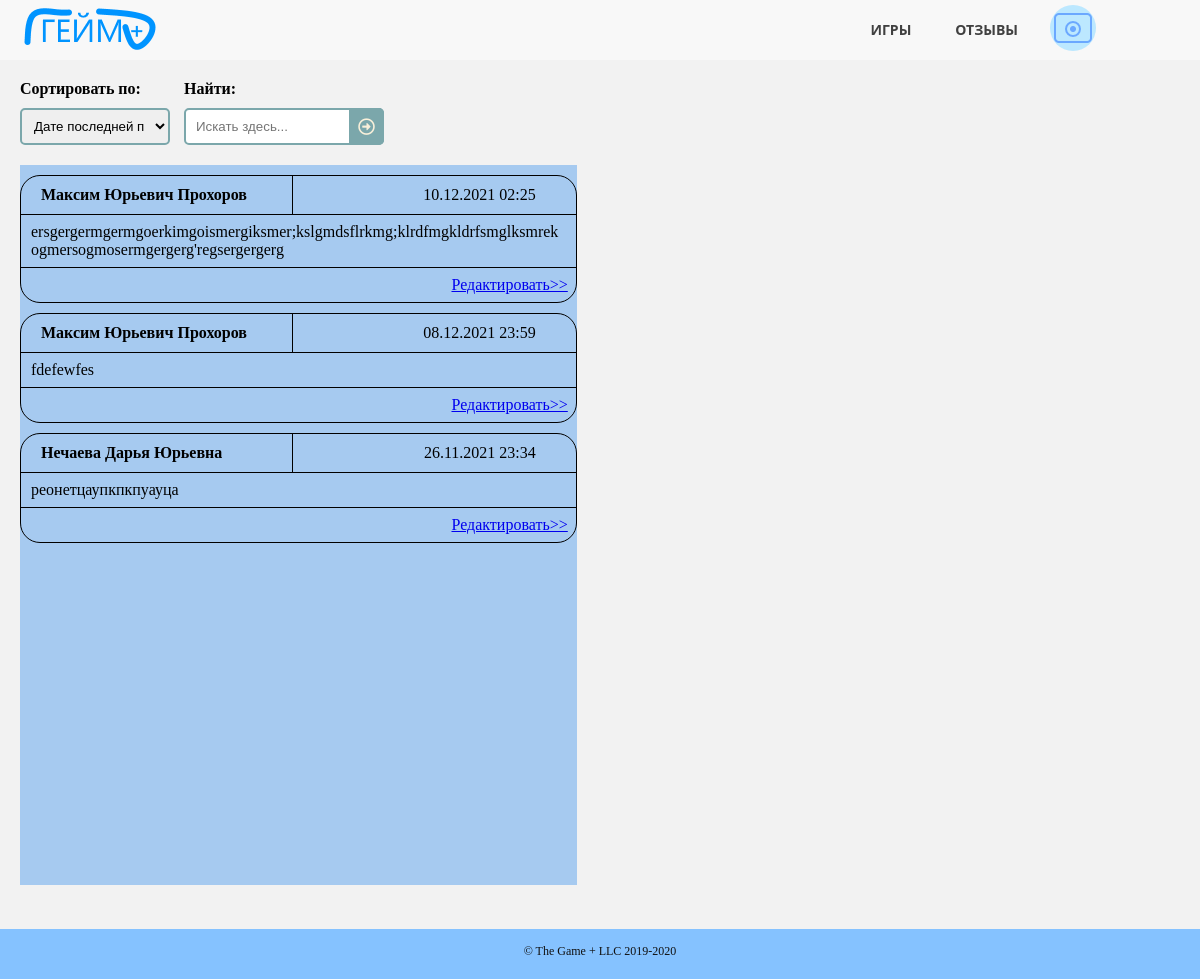
/reviews.html, run on the app's committed database.
### gameplusapp/models.py (models this page shows)
class Review(models.Model):
    client_id = models.ForeignKey(Employee, on_delete=models.CASCADE)
    review_text = models.CharField(max_length=200)
    public_date = models.DateTimeField(default=timezone.now())
    class Meta:
        ordering = ["-public_date"]

class Employee(models.Model):
    MY_CHOICES = (
        ('a', 'Админ'),
        ('m', 'Мастер'),
        ('c', 'Клиент')
    )
    full_name = models.CharField(max_length=50)
    phone = models.CharField(max_length=11)
    access_level = models.CharField(max_length=1, choices=MY_CHOICES)
    email = models.CharField(max_length=30)
    login = models.CharField(max_length=30, unique=True)
    password = models.CharField(max_length=30)
    reg_date = models.DateTimeField(default=timezone.now())
    avatar = models.ImageField(upload_to="static/images/users", null=True, blank=True)
    class Meta:
        ordering = ["-reg_date"]
    def __str__(self):
        return self.full_name

### gameplusapp/views.py (the view, shortened to what this page needs)
# urls.py: path('reviews.html', ReviewsPage.as_view()),
class ReviewsPage(View):
    def get(self, request):
        g_avatar = None
        if "id_user" in request.session:
            link = "confirm_exit.html"
            log = "Выйти"
            g_avatar = get_del_account(request.session["id_user"]).avatar
        else:
            link = "login.html"
            log = "Войти\Регистрация"
        message = ''
        if "message" in request.session:
            if request.session["message"] == True:
                message = 'Доступ запрещён'
                request.session["message"] = False
        enable = 0
        mod = "Оставить"
        g_reviews = get_reviews()
        form = ReviewsForm()
        filtred = ReviewsFilterForm(request.GET)
        if filtred.is_valid():
            if filtred.cleaned_data["search"]:
                g_reviews = g_reviews.filter(review_text__iregex=filtred.cleaned_data["search"])
            if filtred.cleaned_data["ordering"]:
                g_reviews = g_reviews.order_by(filtred.cleaned_data["ordering"])
        context = {
            'g_reviews': g_reviews,
            'filtred': filtred,
            'form': form,
            'mod': mod,
            'link': link,
            'log': log,
            'enable': enable,
            'message': message,
            'g_avatar': g_avatar
        }
        return render(request, 'reviews.html', context=context)

### gameplusapp/forms.py
class ReviewsFilterForm(forms.Form):
    ordering = forms.ChoiceField(required=False, widget=forms.Select(attrs={
        'class': 'sortsel'
    }), choices=[
        ["-public_date", "Дате последней публикации"],
        ["public_date", "Дате первой публикации"]
    ])
    search = forms.CharField(label="Найти:", required=False, widget=forms.TextInput(attrs={
        'placeholder': 'Искать здесь...'
    }))

class ReviewsForm(forms.ModelForm):
    class Meta:
        model = Review
        fields = ['review_text']
        widgets = {
            "review_text": forms.Textarea(attrs={
                'placeholder': 'Пишите свои пожелания и замечания для улучшения нашего сервиса, делитесь впечатлениями'
            })
        }

### gameplusapp/function.py (called while the page is built)
def get_reviews():
    reviews = Review.objects.all()
    return reviews

### gameplusapp/templates/reviews.html (shortened to what this page needs)
<!DOCTYPE HTML>
<html>
	<head>
		<link rel="stylesheet" href="../static/css/pattern.css" />
		<link rel="stylesheet" href="../static/css/reviews.css" />
	</head>
	<body>
		<header>
		  <nav>
		      <a href="/" class="logo"><img src="../static/images/logo.png" alt="логотип"></a>
			  <ul class="topmenu">
				<li><a href="/games.html">Игры</a></li>
				<li><a href="/reviews.html">Отзывы</a></li>
				<li><a class="submenu-link">
					{% if g_avatar == '' or g_avatar == None %}
					<img src="../static/images/avatar.png" alt="отсутствует аватарка">
					{% else %}
					<img src="../{{ g_avatar }}" alt="аватарка">
					{% endif %}
				</a>
				</li>
			  </ul>
		  </nav>
		</header>
		<section class="selections">
			<div class="functions">
				<form class="searchform" method="get">
					<div class="sortblock">
						<p><strong>Сортировать по:</strong></p>
						<p>{{ filtred.ordering }}</p>
					</div>
					<div class="searchblock">
						<p><strong>Найти:</strong></p>
						<p>{{ filtred.search }}
						<button type="submit"></button></p>
					</div>
				</form>
			</div>
		</section>
		<section class="allreviews">
			<div class="lists">
				<div class="reviews">
					{% for review in g_reviews %}
					{% include 'review_one.html' %}
					{% endfor %}
				</div>
			</div>
		</section>
	</body>
	<footer>
		<div class="copyright">
			<span>&copy; The Game + LLC 2019-2020</span>
		</div>
	</footer>
</html>

### gameplusapp/templates/review_one.html
{% block content %}
<div class="revone">
    <div class="revtag">
        <div class="revname">
            <p>{{ review.client_id }}</p>
        </div>
        <div class="revdate">
            <p>{{ review.public_date|date:"d.m.Y H:i" }}</p>
        </div>
    </div>
    <div class="revother">
        <div class="revrate">
            <p>{{ review.review_text }}</p>
        </div>
    </div>
    <div class="revchange">
        <div class="more">
            <a href="/reviews.html/{{ review.id }}">Редактировать>></a>
        </div>
    </div>
</div>
{% endblock %}

### gameplusapp/static/css/pattern.css (style rules this page uses)
* { box-sizing: border-box; }
html { height: 100%; }
body { position:relative; min-height: 100%; margin: 0; background: #f2f2f2; }
header { position: relative; min-height: 60px; padding-top: 5px; background: rgba(255,255,255, .4); text-align: center; z-index: 1; }
header a { text-decoration: none; outline: none; display: inline-block; transition: .3s ease-in-out; }
.logo { float: left; color: #D5B45B; font-family: 'Playfair Display', serif; font-size: 2.5em; }
nav { display: block; padding: 0 20px; }
nav ul { list-style: none; margin: 0; padding: 0; float: right; }
.topmenu:after { content: ""; display: table; clear: both; }
.topmenu > li { width: 25%; float: left; position: relative; font-family: 'Open Sans', sans-serif; }
.topmenu > li > a { text-transform: uppercase; font-size: 14px; font-weight: bold; color: #404040; padding: 15px 30px; }
.submenu-link { padding: 0 30px !important; margin-left: 10px; }
.submenu-link > img { width: 46px; height: 46px; border-radius: 50%; object-fit:cover; }
footer { position:absolute; bottom: -50px; width: 100%; height: 50px; padding-top: 15px; background: #85c2ff; }
.copyright { font-size: 12px; text-align: center; color: #111111; }

### gameplusapp/static/css/reviews.css (style rules this page uses)
section { display: block; }
.functions { padding: 10px 20px 5px 20px; }
.sortblock, .searchblock, .back, .reviews, .feedback { display: inline-block; }
.sortblock { margin-right: 10px; }
.sortblock > p, .searchblock > p, .back > p { position: relative; margin: 10px 0; }
.sortsel { padding: 8px; border: 2px solid #7BA7AB; border-radius: 5px; width: 150px; }
.searchblock > p > input { width: 100%; padding: 9px 9px 9px 10px; border: 2px solid #7BA7AB; border-radius: 5px; outline: none; }
.searchblock > p > button { position: absolute; top: 0; right: 0px; padding: 9px; border: none; background: #7BA7AB; border-radius: 0 5px 5px 0; cursor: pointer; }
.searchblock > p > button:before { content: "\f35a"; font-family: 'Font Awesome 5 Free'; font-size: 17px; color: #F9F0DA; }
.lists { padding: 5px 20px 40px 20px; }
.reviews, .feedback { width: 48%; height: 720px; }
.reviews { background-color: #A6CAF0; background-attachment: local; overflow: auto; }
.revone { margin: 10px 0; border: 1px solid black; border-radius: 20px; }
.revtag, .revother { border-bottom: 1px solid black; }
.revtag, .revother, .revchange { display: table; width: 100%; margin-left: 0; margin-right: 0; }
.revtag > div, .revtag > noindex > div, .revother > div, .revother > noindex > div, .revchange > div, .revchange > noindex > div { display: table-cell; vertical-align: middle; }
.revname { width: 49%; border-right: 1px solid black; padding: 10px 10px 10px 20px; font-weight: bold; }
.revdate { float: right; padding: 10px 40px 10px 10px; }
.revname > p, .revdate > p, .revrate > p { margin: 0; }
.revrate > p { word-break: break-all; }
.revrate { padding: 8px 10px; }
.more { width: 100%; padding: 8px 8px 8px 4px; }
.more > a { float: right; }

### data on the page
Review: client_id "Максим Юрьевич Прохоров", public_date "10.12.2021 02:25", review_text "ersgergermgermgoerkimgoismergiksmer;kslgmdsflrkmg;klrdfmgkldrfsmglksmrekogmersogmosermgergerg'regsergergerg"
Review: client_id "Максим Юрьевич Прохоров", public_date "08.12.2021 23:59", review_text "fdefewfes"
Review: client_id "Нечаева Дарья Юрьевна", public_date "26.11.2021 23:34", review_text "реонетцаупкпкпуауца"
